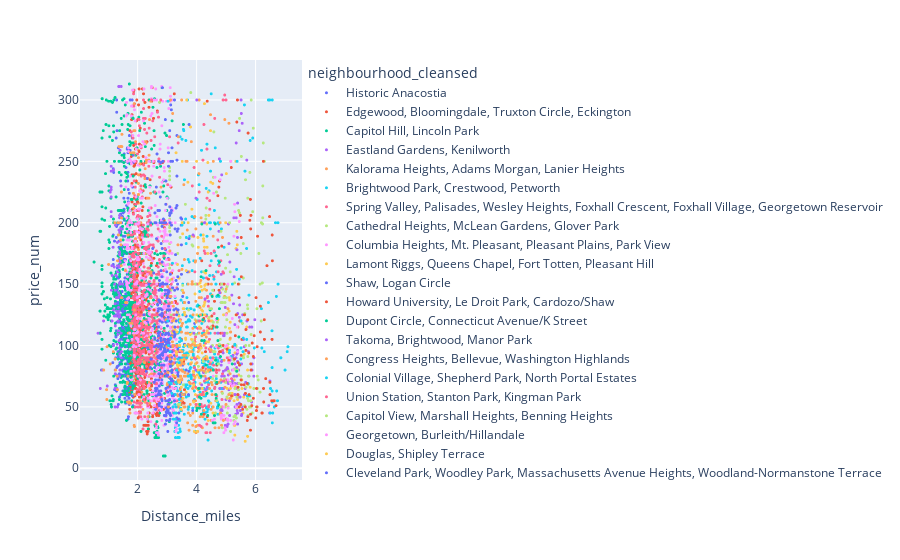

Notebook code for this chart:
### Code cell
# Create an interactive scatter plot with tooltips
fig = px.scatter(df, x='Distance_miles', y='price_num', color='neighbourhood_cleansed', 
                 hover_data={'Distance_miles': True, 'price_num': True, 'neighbourhood_cleansed': True})

# Update layout to customize the tooltip display
fig.update_traces(marker=dict(size=3),
                  selector=dict(mode='markers'))
fig.update_xaxes(title_text='Distance from the National Monument (Miles)')
fig.update_yaxes(title_text='Price')
fig.update_layout(title='Price of Airbnbs by How Far the Airbnbs are from the National Monument')
fig.show()

# Show the plot
fig.show()
